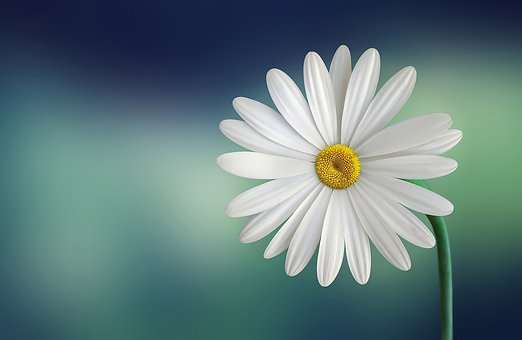
%> input picture images/flower.jpg, 522 x 340 px
$ octave image_bord.m   (GNU Octave 9; MATLAB toolbox functions it lacks are replaced by stand-ins)
%> lines starting %> are read from the running program, lines starting %| are printed output that depends on the picture
H1 = [0 1 0
1 -4 1
0 1 0];

H2 = [1 1 1
1 -8 1
1 1 1];

Hx_sobel = [-1 -2 -1
0 0 0
1 2 1];

Hy_sobel = [-1 0 1
-2 0 -2
-1 0 1];


I = imread('flower.jpg')
%> I is the input picture: size 340x522x3 uint8; mean R, G, B 97.4, 122.4, 123.8
I = rgb2gray(I);
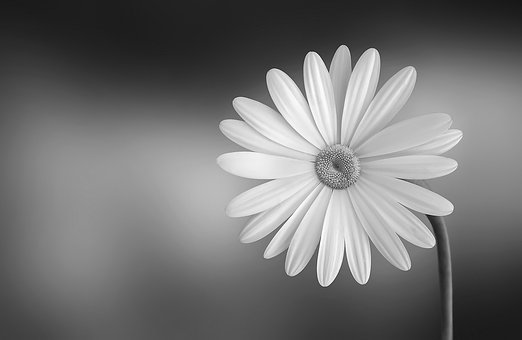
%> I: size 340x522 uint8; min 16, max 255, mean 115.1
I = mat2gray(I);
%> I: size 340x522 double

I_fill = filter2(H2,I);
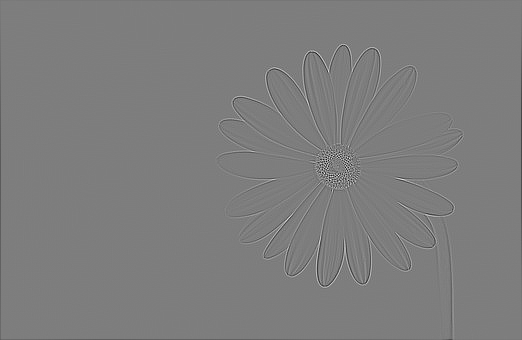
%> I_fill: size 340x522 double; min -3.93, max 4.03, mean -0.00558; drawn with min black and max white
figure(1)
imshow(I)
figure(2)
imshow(I_fill)
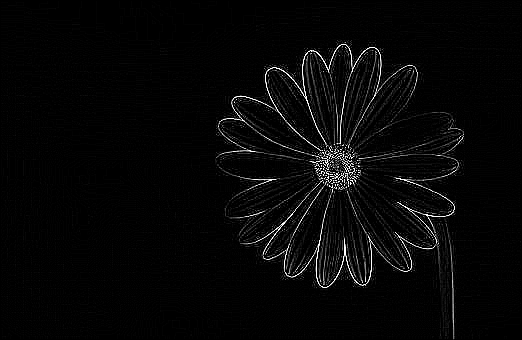
%> displayed picture: size 340x522, on the screen's scale of 0 to 255; min 0, max 255, mean 7.2
I_dct = dct2(I)
figure(3)
imshow(I_dct)
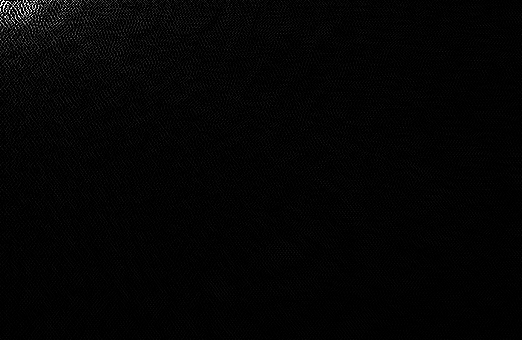
%> displayed picture: size 340x522, on the screen's scale of 0 to 255; min 0, max 255, mean 3.9

$ run again, with images/peppers_BlueHills.png saved as images/flower.jpg
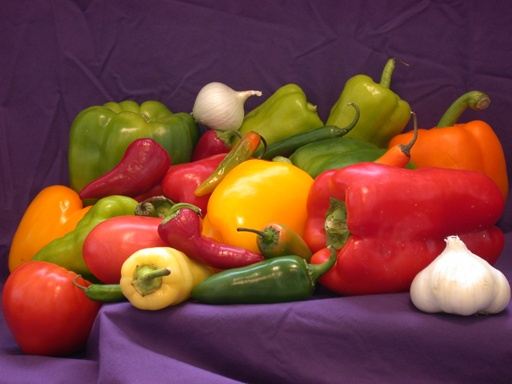
%> input picture images/peppers_BlueHills.png, 512 x 384 px
%> I is the input picture: size 384x512x3 uint8; mean R, G, B 120.7, 66.4, 57.7
%> `I_fill = filter2(H2,I);`:
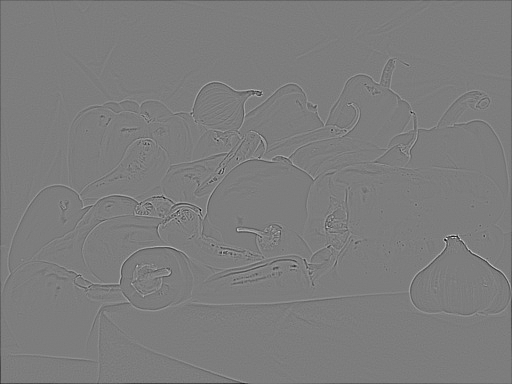
%> I_fill: size 384x512 double; min -2.75, max 2.85, mean -0.00523; drawn with min black and max white
%> `imshow(I_dct)`:
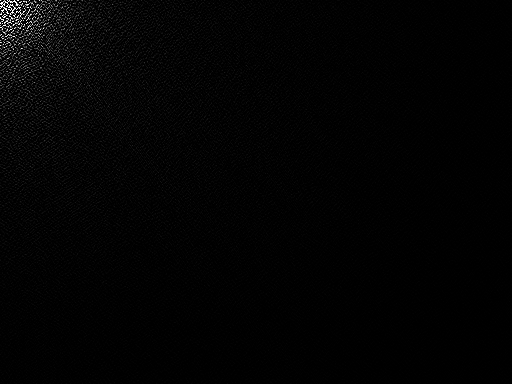
%> displayed picture: size 384x512, on the screen's scale of 0 to 255; min 0, max 255, mean 3
